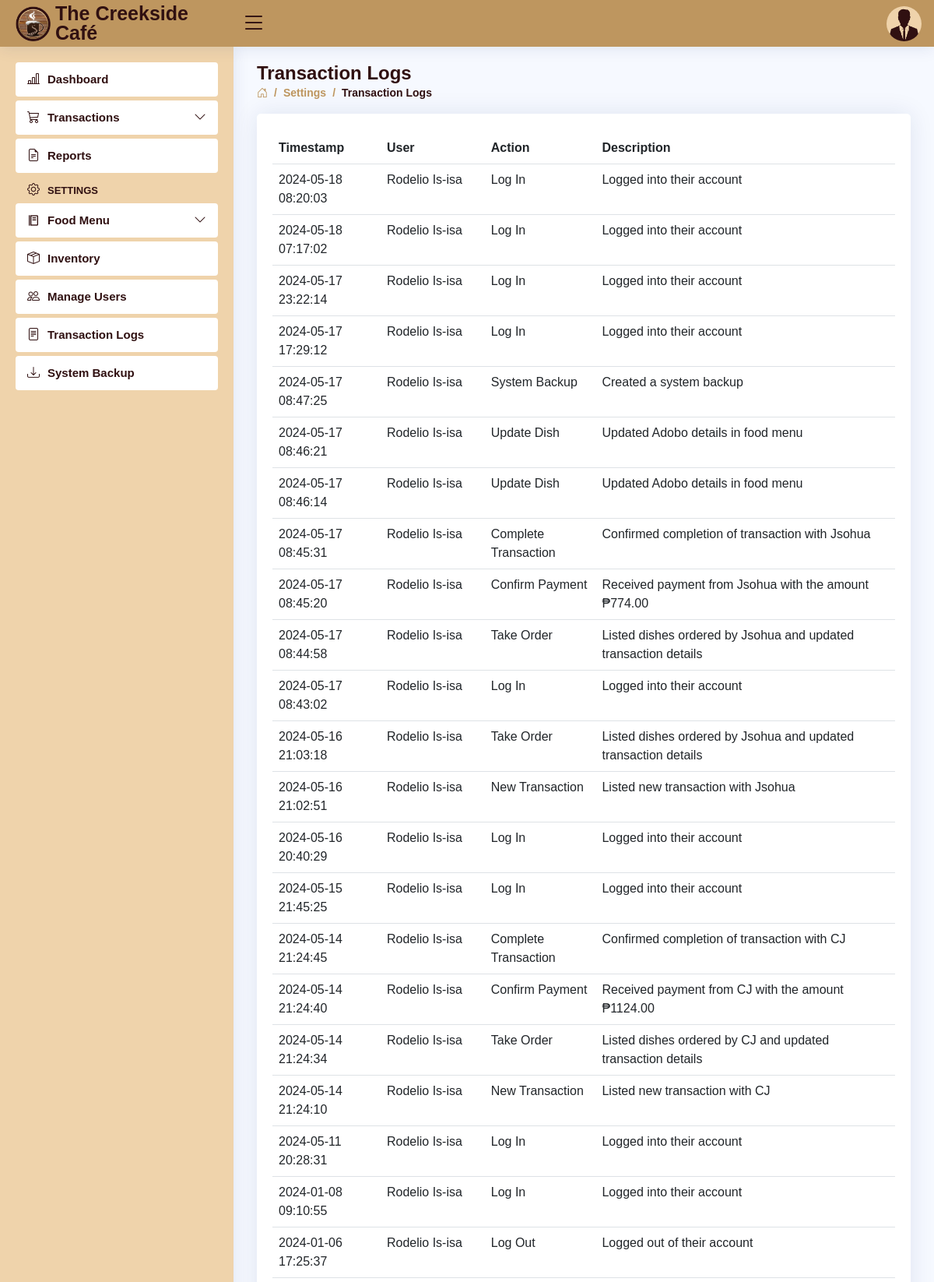
The app's page /settings-logs.php (signed in, upper part) with its own data.
### tables this page shows
CREATE TABLE `users` (
  `user_id` int(11) NOT NULL AUTO_INCREMENT,
  `role` varchar(5) DEFAULT NULL,
  `fname` varchar(30) DEFAULT NULL,
  `mname` varchar(30) DEFAULT NULL,
  `lname` varchar(30) DEFAULT NULL,
  `bdate` date DEFAULT NULL,
  `sex` varchar(6) DEFAULT NULL,
  `province` varchar(15) DEFAULT NULL,
  `municipality` varchar(30) DEFAULT NULL,
  `barangay` varchar(30) DEFAULT NULL,
  `contact_no` varchar(11) DEFAULT NULL,
  `email` varchar(50) DEFAULT NULL,
  `username` varchar(50) DEFAULT NULL,
  `password` varchar(50) DEFAULT NULL,
  PRIMARY KEY (`user_id`)
);

CREATE TABLE `logs` (
  `id` int(11) NOT NULL AUTO_INCREMENT,
  `timestamp` datetime DEFAULT current_timestamp(),
  `user_id` int(11) DEFAULT NULL,
  `name` varchar(50) DEFAULT NULL,
  `action` varchar(20) DEFAULT NULL,
  `description` varchar(255) DEFAULT NULL,
  PRIMARY KEY (`id`)
);

### settings-logs.php (the view, shortened to what this page needs)
<!DOCTYPE html>
<html lang="en">
<head>
<?php
    include 'includes/links.php';
    include 'includes/header.php';
    include 'includes/sidebar.php';
    include('connection.php');
 ?>
</head>
<body>
  <main id="main" class="main">
    <div class="pagetitle">
      <h1>Transaction Logs</h1>
      <nav>
        <ol class="breadcrumb">
          <li class="breadcrumb-item"><a href="dashboard.php"><i class="bi bi-house-door"></i></a></li>
          <li class="breadcrumb-item">Settings</li>
          <li class="breadcrumb-item active">Transaction Logs</li>
        </ol>
      </nav>
    </div>
    <section class="section">
          <div class="card">
            <div class="card-body">
              <br>
              <table class="table table-hover datatable">
                <thead>
                  <tr>
                    <th scope="col">Timestamp</th>
                    <th scope="col">User</th>
                    <th scope="col">Action</th>
                    <th scope="col">Description</th>
                  </tr>
                </thead>
                <tbody>
<?php
$role = $_SESSION['role'];
if ($role === 'Admin') {
    $sql = "SELECT * FROM logs ORDER BY timestamp DESC";
    $result = $con->query($sql);
    while ($row = $result->fetch_assoc()) {
          $timestamp = $row['timestamp'];
          $name = $row['name'];
          $action = $row['action'];
          $description = $row['description'];?>
                      <tr>
                        <td><?php echo $timestamp ?></td>
                        <td><?php echo $name ?></td>
                        <td><?php echo $action ?></td>
                        <td><?php echo $description ?></td>
                      </tr>
    <?php
    }
    echo '</tbody>';
    echo '</table>';
}
?>
            </div>
          </div>
    </section>
  </main>
</body>
</html>

### includes/header.php (shortened to what this page needs)
<header id="header" class="header fixed-top d-flex align-items-center">
  <div class="d-flex align-items-center justify-content-between">
    <a href="dashboard.php" class="logo d-flex align-items-center">
      <img src="assets/img/creekside.png" alt="">
      <span class="d-none d-lg-block">The Creekside Café</span>
    </a>
    <i class="bi bi-list toggle-sidebar-btn"></i>
  </div>
  <nav class="header-nav ms-auto">
  <?php
      include 'connection.php';
      $username = $_SESSION['username'];
      $query = "SELECT * FROM users WHERE username = '$username'";
      $result = $con->query($query);
      if ($result) {
        while ($row = $result->fetch_assoc()) {
          $sex = $row['sex'];
          ?>
    <ul class="d-flex align-items-center">
      <li class="nav-item dropdown pe-3">
        <a class="nav-link nav-profile d-flex align-items-center pe-0" href="#" data-bs-toggle="dropdown">
          <?php
            if ($sex === 'Male') {
                echo '<img src="assets/img/Male.png" alt="Profile" class="rounded-circle">';
            } elseif ($sex === 'Female') {
                echo '<img src="assets/img/Female.png" alt="Profile" class="rounded-circle">';
            }
          ?>
        </a>
  <?php
        }
      }
  ?>
      </li>
    </ul>
  </nav>
</header>

### assets/css/style.css (style rules this page uses)
:root { scroll-behavior: smooth; }
body { font-family: "Open Sans", sans-serif; background: #f6f9ff; color: #444444; }
a { color: #4154f1; text-decoration: none; }
h1, h2, h3, h4, h5, h6 { font-family: "Nunito", sans-serif; }
#main { margin-top: 60px; padding: 20px 30px; transition: all 0.3s; }
.pagetitle { margin-bottom: 10px; }
.pagetitle h1 { font-size: 24px; margin-bottom: 0; font-weight: 600; color: #301011; }
.card { margin-bottom: 30px; border: none; border-radius: 5px; box-shadow: 0px 0 30px rgba(1, 41, 112, 0.1); }
.card-body { padding: 0 20px 20px 20px; color: #301011; }
.breadcrumb { font-size: 14px; font-family: "Nunito", sans-serif; color: #be965f; font-weight: 600; }
.breadcrumb a { color: #be965f; transition: 0.3s; }
.breadcrumb .breadcrumb-item::before { color: #be965f; }
.breadcrumb .active { color: #301011; font-weight: 600; }
.logo { line-height: 1; }
@media (min-width: 1200px) { .logo { width: 280px; } }
.logo img { max-height: 45px; margin-right: 6px; }
.logo span { font-size: 25px; font-weight: 700; color: #301011; font-family: "Nunito", sans-serif; }
.header { transition: all 0.5s; z-index: 997; height: 60px; box-shadow: 0px 2px 20px rgba(1, 41, 112, 0.1); background-color: #be965f; padding-left: 20px; }
.header .toggle-sidebar-btn { font-size: 32px; padding-left: 10px; cursor: pointer; color: #301011; }
.header-nav ul { list-style: none; }
.header-nav>ul { margin: 0; padding: 0; }
.header-nav .nav-profile { color: #301011; }
.header-nav .nav-profile img { max-height: 45px; }
@media (min-width: 1200px) { #main, #footer { margin-left: 300px; } }

### records on screen
logs: timestamp "2024-05-18 08:20:03", name "Rodelio Is-isa", action "Log In", description "Logged into their account"
logs: timestamp "2024-05-18 07:17:02", name "Rodelio Is-isa", action "Log In", description "Logged into their account"
logs: timestamp "2024-05-17 23:22:14", name "Rodelio Is-isa", action "Log In", description "Logged into their account"
logs: timestamp "2024-05-17 17:29:12", name "Rodelio Is-isa", action "Log In", description "Logged into their account"
logs: timestamp "2024-05-17 08:47:25", name "Rodelio Is-isa", action "System Backup", description "Created a system backup"
logs: timestamp "2024-05-17 08:46:21", name "Rodelio Is-isa", action "Update Dish", description "Updated Adobo details in food menu"
logs: timestamp "2024-05-17 08:46:14", name "Rodelio Is-isa", action "Update Dish", description "Updated Adobo details in food menu"
logs: timestamp "2024-05-17 08:45:31", name "Rodelio Is-isa", action "Complete Transaction", description "Confirmed completion of transaction with Jsohua"
logs: timestamp "2024-05-17 08:45:20", name "Rodelio Is-isa", action "Confirm Payment", description "Received payment from Jsohua with the amount ₱774.00"
logs: timestamp "2024-05-17 08:44:58", name "Rodelio Is-isa", action "Take Order", description "Listed dishes ordered by Jsohua and updated transaction details"
logs: timestamp "2024-05-17 08:43:02", name "Rodelio Is-isa", action "Log In", description "Logged into their account"
logs: timestamp "2024-05-16 21:03:18", name "Rodelio Is-isa", action "Take Order", description "Listed dishes ordered by Jsohua and updated transaction details"
logs: timestamp "2024-05-16 21:02:51", name "Rodelio Is-isa", action "New Transaction", description "Listed new transaction with Jsohua"
logs: timestamp "2024-05-16 20:40:29", name "Rodelio Is-isa", action "Log In", description "Logged into their account"
logs: timestamp "2024-05-15 21:45:25", name "Rodelio Is-isa", action "Log In", description "Logged into their account"
logs: timestamp "2024-05-14 21:24:45", name "Rodelio Is-isa", action "Complete Transaction", description "Confirmed completion of transaction with CJ"
logs: timestamp "2024-05-14 21:24:40", name "Rodelio Is-isa", action "Confirm Payment", description "Received payment from CJ with the amount ₱1124.00"
logs: timestamp "2024-05-14 21:24:34", name "Rodelio Is-isa", action "Take Order", description "Listed dishes ordered by CJ and updated transaction details"
logs: timestamp "2024-05-14 21:24:10", name "Rodelio Is-isa", action "New Transaction", description "Listed new transaction with CJ"
logs: timestamp "2024-05-11 20:28:31", name "Rodelio Is-isa", action "Log In", description "Logged into their account"
logs: timestamp "2024-01-08 09:10:55", name "Rodelio Is-isa", action "Log In", description "Logged into their account"
logs: timestamp "2024-01-06 17:25:37", name "Rodelio Is-isa", action "Log Out", description "Logged out of their account"
